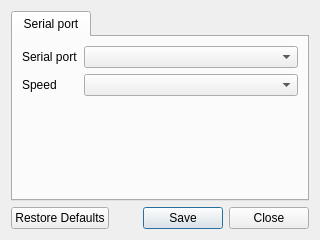
<?xml version="1.0" encoding="UTF-8"?>
<ui version="4.0">
 <class>ConfigWindow</class>
 <widget class="QDialog" name="ConfigWindow">
  <property name="windowModality">
   <enum>Qt::ApplicationModal</enum>
  </property>
  <property name="geometry">
   <rect>
    <x>0</x>
    <y>0</y>
    <width>320</width>
    <height>240</height>
   </rect>
  </property>
  <property name="windowTitle">
   <string>Configuration</string>
  </property>
  <layout class="QVBoxLayout" name="verticalLayout">
   <item>
    <widget class="QTabWidget" name="tabWidget">
     <property name="currentIndex">
      <number>0</number>
     </property>
     <widget class="QWidget" name="serialTab">
      <attribute name="title">
       <string>Serial port</string>
      </attribute>
      <layout class="QFormLayout" name="formLayout">
       <item row="0" column="0">
        <widget class="QLabel" name="label">
         <property name="text">
          <string>Serial port</string>
         </property>
        </widget>
       </item>
       <item row="0" column="1">
        <widget class="QComboBox" name="comboBox"/>
       </item>
       <item row="1" column="0">
        <widget class="QLabel" name="label_2">
         <property name="text">
          <string>Speed</string>
         </property>
        </widget>
       </item>
       <item row="1" column="1">
        <widget class="QComboBox" name="comboBox_2"/>
       </item>
      </layout>
     </widget>
    </widget>
   </item>
   <item>
    <widget class="QDialogButtonBox" name="buttonBox">
     <property name="standardButtons">
      <set>QDialogButtonBox::Close|QDialogButtonBox::RestoreDefaults|QDialogButtonBox::Save</set>
     </property>
    </widget>
   </item>
  </layout>
 </widget>
 <resources/>
 <connections/>
</ui>
